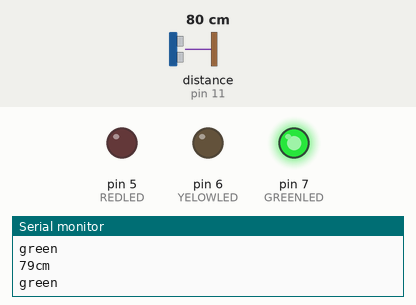
The sketch below on a simulated Arduino Uno, built with avr-gcc and run on an emulated ATmega328P. Shown: output pins drawn as LEDs (lit = HIGH), the last lines printed to the serial monitor. Wiring (inferred from the names in the program): ultrasonic range finder: trigger pin 12; echo pin 11. The test bench sets the inputs (shaded band); at power-on: distance to the obstacle (sensor on pin 11) 80 cm. The echo pulse lasts 58.3 µs per cm; pins used as bus, display or sensor lines are not drawn.

Above: at 2.2 s.
2.3 s: distance to the obstacle (sensor on pin 11) set to 55 cm
3.8 s: distance to the obstacle (sensor on pin 11) set to 48 cm
At 5.4 s:
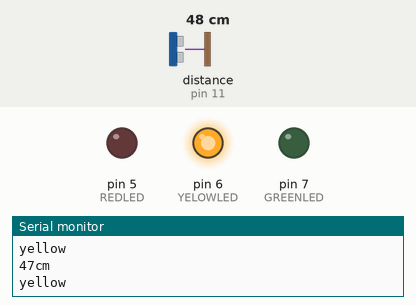
5.7 s: distance to the obstacle (sensor on pin 11) set to 23 cm
7.2 s: distance to the obstacle (sensor on pin 11) set to 18 cm
At 7.9 s:
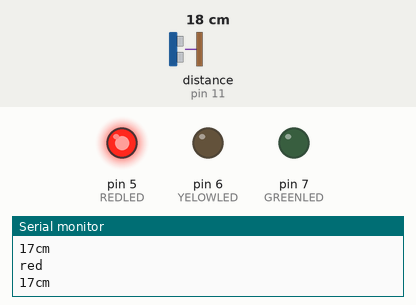
8.8 s: distance to the obstacle (sensor on pin 11) set to 35 cm
At 9.6 s:
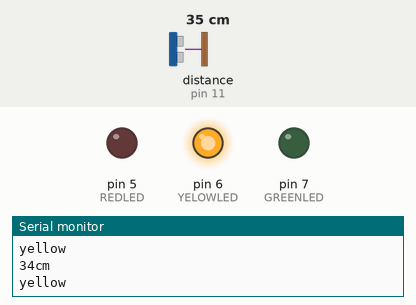
10.4 s: distance to the obstacle (sensor on pin 11) set to 2 cm
At 11.4 s:
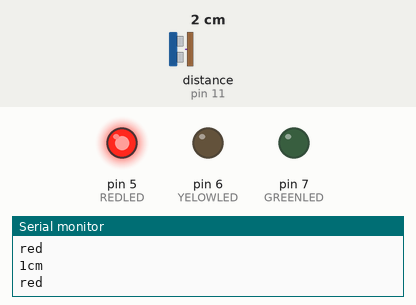
Timing chart, 0 to 13.0 s (numbered marks = the images above; inputs shaded):
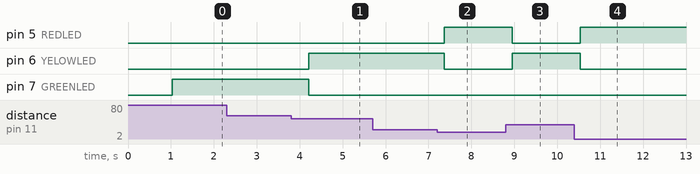

The sketch:

distance_with_led.ino
```cpp
#include <Arduino.h>
#include "SR04.h"

#define TRIG_PIN 12
#define ECHO_PIN 11
#define REDLED 5
#define YELOWLED 6
#define GREENLED 7

SR04 sr04 = SR04(ECHO_PIN,TRIG_PIN);

long a;

void setup() {
    Serial.begin(9600);
    delay(1000);
    pinMode(REDLED,OUTPUT);
    pinMode(YELOWLED,OUTPUT);
    pinMode(GREENLED,OUTPUT);
}

void loop() {
    a = sr04.Distance();
    Serial.print(a);
    Serial.println("cm");

    long low = 20;
    long med = 50;

    if (a < low) {
        digitalWrite(REDLED, HIGH);
        digitalWrite(YELOWLED, LOW);
        digitalWrite(GREENLED, LOW);
        Serial.println("red");
    } else if (a < med){
        digitalWrite(REDLED, LOW);
        digitalWrite(YELOWLED, HIGH);
        digitalWrite(GREENLED, LOW);
        Serial.println("yellow");
    } else {
        digitalWrite(REDLED, LOW);
        digitalWrite(YELOWLED, LOW);
        digitalWrite(GREENLED, HIGH);
        Serial.println("green");
    }

    delay(500);
}
```

SR04.cpp
```cpp
#include "SR04.h"

SR04::SR04(int echoPin, int triggerPin) {
    _echoPin = echoPin;
    _triggerPin = triggerPin;
    pinMode(_echoPin, INPUT);
    pinMode(_triggerPin, OUTPUT);
    _autoMode = false;
    _distance = 999;
}


long SR04::Distance() {
    long d = 0;
    _duration = 0;
    digitalWrite(_triggerPin, LOW);
    delayMicroseconds(2);
    digitalWrite(_triggerPin, HIGH);
    delayMicroseconds(10);
    digitalWrite(_triggerPin, LOW);
    delayMicroseconds(2);
    _duration = pulseIn(_echoPin, HIGH, PULSE_TIMEOUT);
    d = MicrosecondsToCentimeter(_duration);
    delay(25);
    return d;
}

long SR04::DistanceAvg(int wait, int count) {
    long min, max, avg, d;
    min = 999;
    max = 0;
    avg = d = 0;

    if (wait < 25) {
        wait = 25;
    }

    if (count < 1) {
        count = 1;
    }

    for (int x = 0; x < count + 2; x++) {
        d = Distance();

        if (d < min) {
            min = d;
        }

        if (d > max) {
            max = d;
        }

        avg += d;
    }

    // substract highest and lowest value
    avg -= (max + min);
    // calculate average
    avg /= count;
    return avg;
}

void SR04::Ping() {
    _distance = Distance();
}

long SR04::getDistance() {
    return _distance;
}

long SR04::MicrosecondsToCentimeter(long duration) {
    long d = (duration * 100) / 5882;
    //d = (d == 0)?999:d;
    return d;
}
```

SR04.h
```cpp
#ifndef SR04_H
#define SR04_H

#if defined(ARDUINO) && ARDUINO >= 100
	#include "Arduino.h"
#else
	#include "WProgram.h"
#endif
//#include "pins_arduino.h"

#include <inttypes.h>

#define PULSE_TIMEOUT 150000L	// 100ms
#define DEFAULT_DELAY 10
#define DEFAULT_PINGS 5
class SR04 {
public:

	/**
	* Constructor
	* Ultrasonic sensor SR04, four connections pins
	* VCC, ECHO, TRIGGER, GND
	* <br>
	* \param echoPin digital INPUT-Pin for measuring distance
	* \param triggerPin if 10us high a trigger signal is generated from
	*					SR04
	*
	* \return void
	*/
	SR04(int echoPin, int triggerPin);

	/**
	* Do a measurment for this sensor. Return distance as long
	* in centimenter
	* \return long distance in centimeter
	*/
	long Distance();

	/**
	* Do count measurents and calculate the average.
	* To avoid defilement from ow/high peaks, min/max values
	* are substracted from the average
	*
	* \param wait delay between measurements, default = DEFAULT_DELAY/ms
	* \param count number of measurements, default DEFAULT_PINGS
	* \return long distance in centimeter
	**/
	long DistanceAvg(int wait=DEFAULT_DELAY, int count=DEFAULT_PINGS);

	/**
	* Do only a ping. Get result with methode getDistance()
	*
	* \param keine
	*/
	void Ping() ;

	/**
	* return latest distance. Methode Ping() should be called before
	* \param keine
	* \return Distanz in Zentimeter
	*/
	long getDistance();


private:
	/**
	* Do the measurement calculation and return result in centimeter
	* SR04 measure echo time to obstacle and return way.
	* <br>
	* Sound travels with 340m/sec
	* <br>
	* Example: Obstace 100cm away from SR04. Measure time is 100cm to
	* obstacle and 100cm return = 200cm
	* <br>
	* 1sec = 1000ms = 1.000.000uS
	* 1.000.000 / 340 = Distance in microseconds for 100cm
	* 2941uS fuer 100cm = 5882 uS fuer 200cm
	*
	* duration / 5882 * 100 = distance in cm
	*/
	long MicrosecondsToCentimeter(long duration);

	long _currentDistance;
	int _echoPin, _triggerPin;
	long _duration, _distance;
	bool _autoMode;
};
#endif
```

Measured:
- the behaviour switches between 51 and 50 cm on distance to the obstacle (sensor on pin 11) (found by bisection; images 0 and 1)
- the behaviour switches between 21 and 20 cm on distance to the obstacle (sensor on pin 11) (found by bisection; images 1 and 2)
- after the input at 3.8 s, pin 6 (YELOWLED): LOW → HIGH after 0.41 s; pin 7 (GREENLED): HIGH → LOW after 0.41 s
- after the input at 7.2 s, pin 5 (REDLED): LOW → HIGH after 0.17 s; pin 6 (YELOWLED): HIGH → LOW after 0.17 s
- after the input at 8.8 s, pin 5 (REDLED): HIGH → LOW after 0.15 s; pin 6 (YELOWLED): LOW → HIGH after 0.15 s
- after the input at 10.4 s, pin 5 (REDLED): LOW → HIGH after 0.13 s; pin 6 (YELOWLED): HIGH → LOW after 0.13 s
